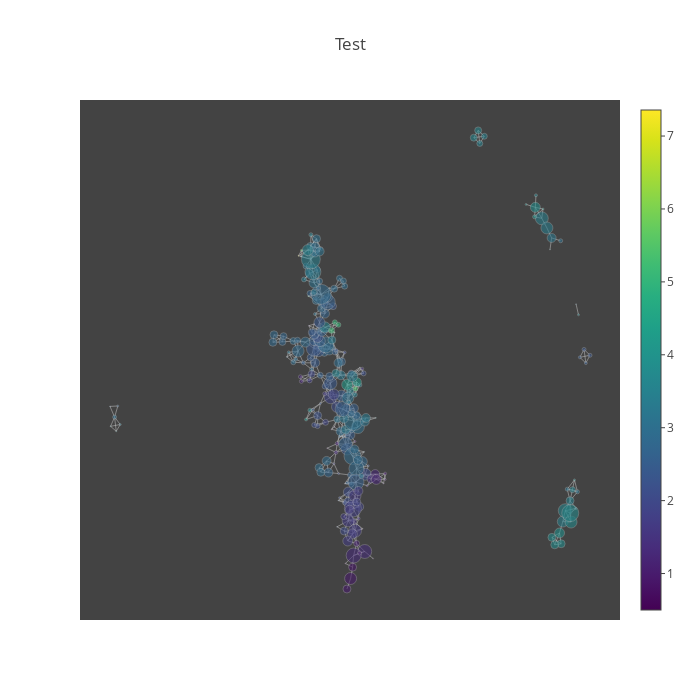

The cell this chart's notebook holds for it:
### Code cell
iplot(dict(data=[edges_trace, nodes_trace], layout=layout))

### Figure 1 — Plotly figure (JSON) as saved in the notebook; plotly's stock layout.template omitted (floating-point values rounded to 4 significant figures; data arrays with more than 128 entries replaced by an {"elided": "..."} marker saying what was removed)
{"data": [{"hoverinfo": "none", "line": {"color": "rgb(200,200,200)", "width": 0.5}, "mode": "lines", "type": "scatter", "x": {"elided": "1782 float values"}, "y": {"elided": "1782 float values"}}, {"hoverinfo": "text", "marker": {"color": {"elided": "238 float values"}, "colorbar": {"thickness": 20, "ticklen": 4}, "colorscale": "Viridis", "line": {"color": "rgb(200,200,200)", "width": 0.5}, "reversescale": false, "showscale": true, "size": {"elided": "238 int values"}, "symbol": "dot"}, "mode": "markers", "opacity": 0.8, "text": {"elided": "238 str values"}, "type": "scatter", "x": {"elided": "238 float values"}, "y": {"elided": "238 float values"}}], "layout": {"autosize": false, "font": {"size": 12}, "height": 700, "hovermode": "closest", "plot_bgcolor": "rgba(20,20,20, 0.8)", "showlegend": false, "title": "Test", "width": 700, "xaxis": {"showgrid": false, "showline": false, "showticklabels": false, "title": "", "zeroline": false}, "yaxis": {"showgrid": false, "showline": false, "showticklabels": false, "title": "", "zeroline": false}}}
